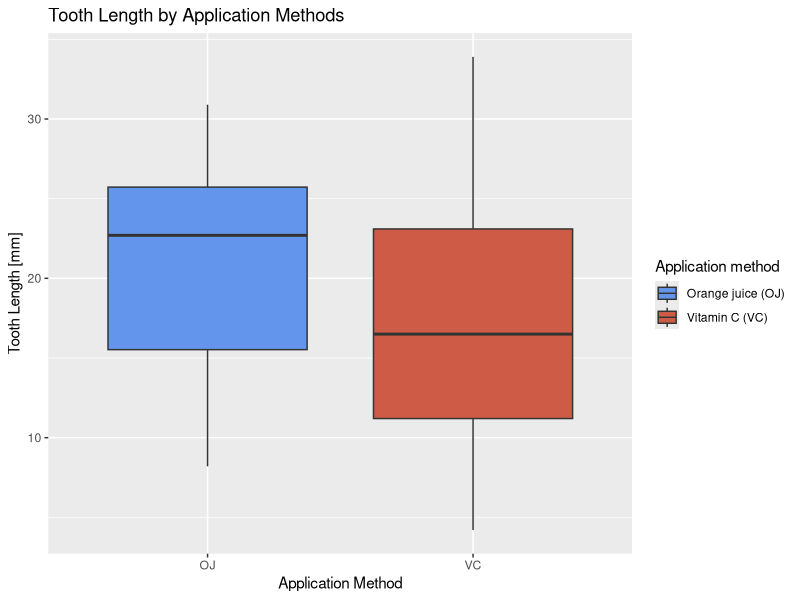
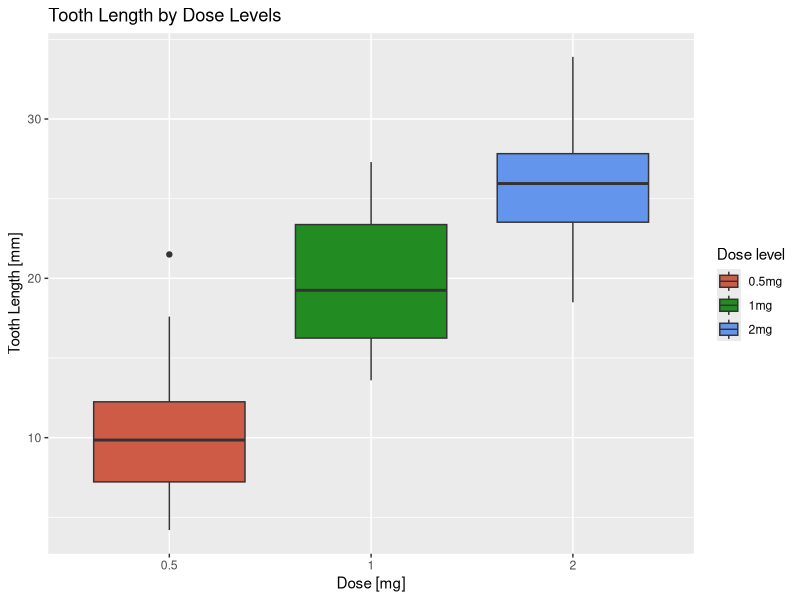

These charts were generated, in order, by the following R code:
## ---- chunk 1
knitr::opts_chunk$set(echo = TRUE)
## ---- chunk 2
set.seed(2018)
data("ToothGrowth")       # Load Data
str(ToothGrowth)           # Structure of data
ToothGrowth$dose <- as.factor(ToothGrowth$dose)
## ---- chunk 3
summary(ToothGrowth)           # Structure of data
library(ggplot2)              # In order to provide visualization
mean.supp <- split(ToothGrowth$len, ToothGrowth$supp) # Means by supp
sapply(mean.supp, mean)
ggplot(aes(x = supp, y = len), data = ToothGrowth) + geom_boxplot(aes(fill = supp)) + xlab("Application Method") + ylab("Tooth Length [mm]") + ggtitle("Tooth Length by Application Methods") + scale_fill_manual(name = "Application method", values = c("cornflowerblue","coral3"), labels = c("Orange juice (OJ)", "Vitamin C (VC)"))
mean.dose <- split(ToothGrowth$len, ToothGrowth$dose) # Means by dose
sapply(mean.dose, mean)
ggplot(aes(x = dose, y = len), data = ToothGrowth) + geom_boxplot(aes(fill = dose)) + xlab("Dose [mg]") + ylab("Tooth Length [mm]") + ggtitle("Tooth Length by Dose Levels") + scale_fill_manual(name = "Dose level", values = c("coral3", "forestgreen", "cornflowerblue"), labels = c("0.5mg", "1mg", "2mg"))
## ---- chunk 4
t.test(len~supp,data=ToothGrowth)
## ---- chunk 5
# t-test using dose amounts 0.5 and 1.0 [a 0.5 increase in dosage]
ToothGrowth.sub <- subset(ToothGrowth, ToothGrowth$dose %in% c(1.0,0.5))
t.test(len~dose,data=ToothGrowth.sub)
# t-test using dose amounts 1.0 and 2.0 [a 1 increase in dosage]
ToothGrowth.sub <- subset(ToothGrowth, ToothGrowth$dose %in% c(2.0,1.0))
t.test(len~dose,data=ToothGrowth.sub)
# t-test using dose amounts 0.5 and 2.0 [a 1.5 increase in dosage]
ToothGrowth.sub <- subset(ToothGrowth, ToothGrowth$dose %in% c(2.0,0.5))
t.test(len~dose,data=ToothGrowth.sub)
